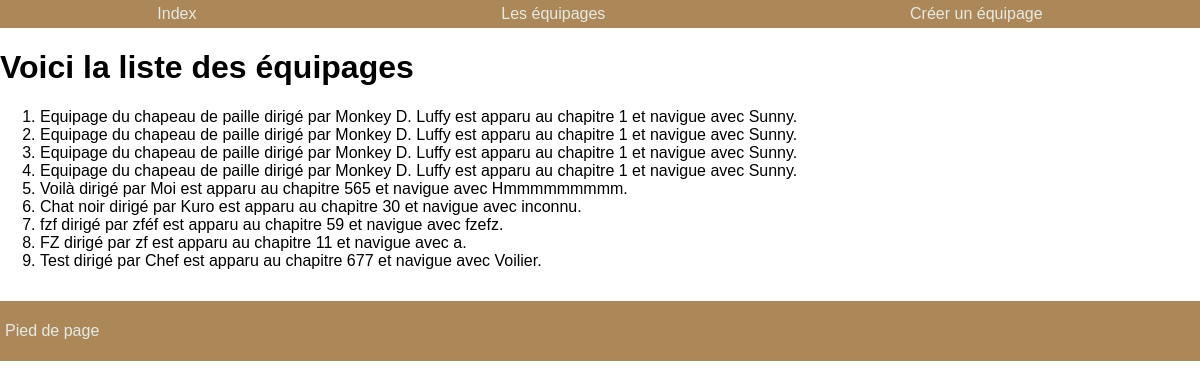
The app's page /onepiece/equipages/, older data.
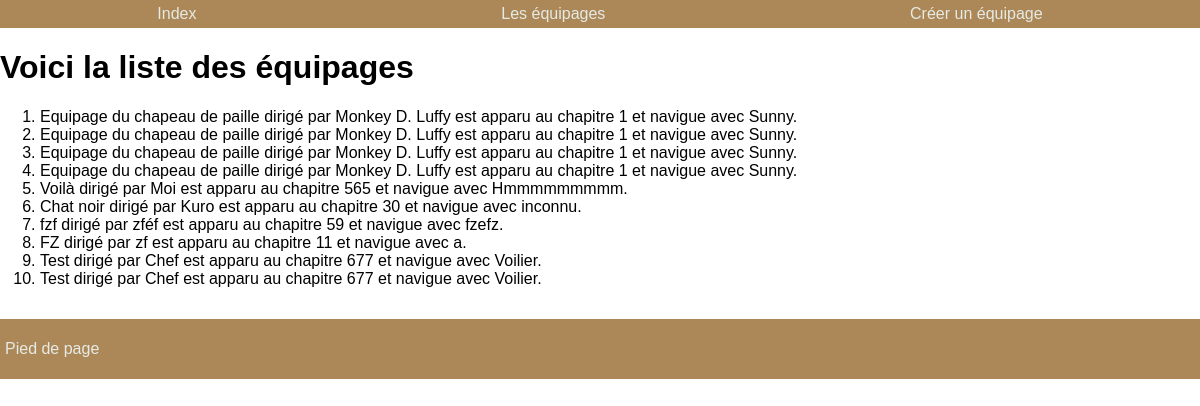
The same page, newer data.
### onepiece/models.py (models this page shows)
class Equipage(models.Model):
    nom=models.CharField(max_length=100)
    nombateau=models.CharField(max_length=100)
    capitaine=models.CharField(max_length=100)
    premiereapparition=models.IntegerField(blank=True)
    def __str__(self):
        if self.premiereapparition is not None:
            chaine = f"{self.nom} dirigé par {self.capitaine} est apparu au chapitre {self.premiereapparition} et navigue avec {self.nombateau}."
        else:
            chaine = f"{self.nom} dirigé par {self.capitaine} et navigue avec {self.nombateau}."
        return chaine

### onepiece/views.py (the view)
# urls.py: path('equipages/', views.voirequipages),
def voirequipages(request):
    liste = list(models.Equipage.objects.all())
    return render(request,"onepiece/listeequipages.html", {"liste" : liste})

### onepiece/templates/onepiece/listeequipages.html
{% extends "onepiece/main.html" %}
{% block title %} Les équipages {% endblock %} {% block content %}
<h1>Voici la liste des équipages</h1>
<ol>
    {% for equipage in liste %}
        <li>{{equipage}}</li>
    {% endfor %}
</ol>
{% endblock %}

Row changes from the older to the newer data that the page shows:
added Equipage: premiereapparition+nom+capitaine "Test dirigé par Chef est apparu au chapitre 677 et navigue avec Voilier."
